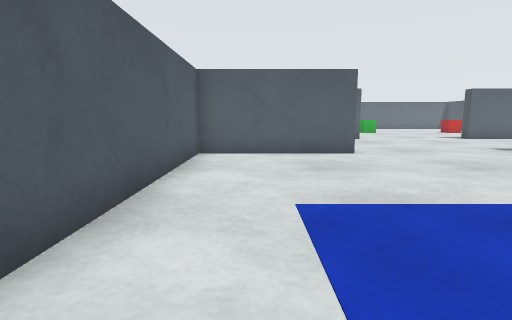
[1] (above)

16 first-person views from a walk through a world built for the Gazebo simulator. The camera is 0.22 m above the floor, tilts 8° down and sees 80° across. The floor is counted in squares, 0.2 m on a side. Each view is taken from the middle of a square. On the plan, view 1 faces up. The plan holds only what a view shows up to about 13 squares ahead; the rest is blank.

[2]
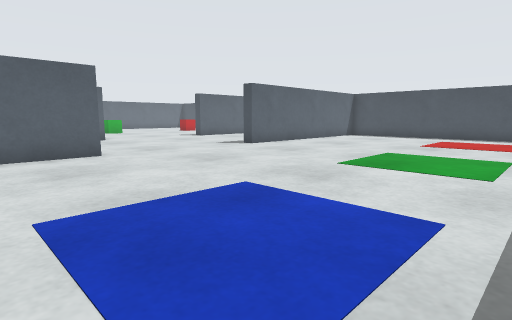

[3]
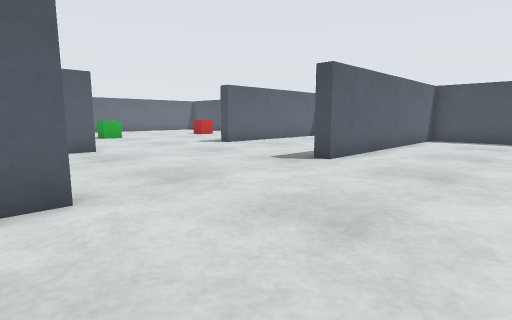

[4]
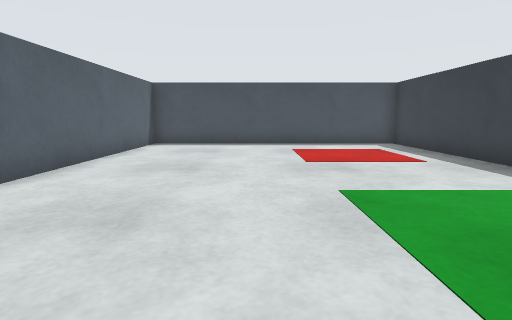

[5]
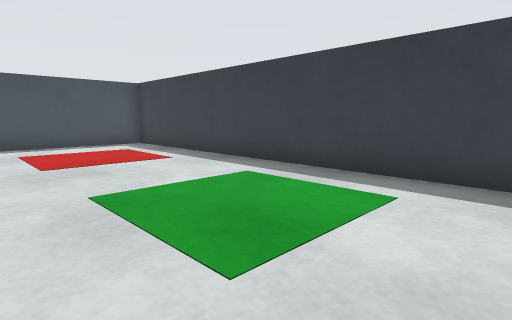

[6]
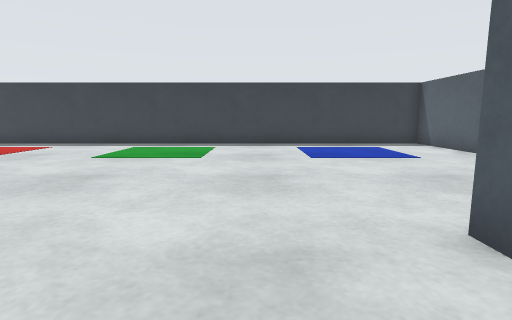

[7]
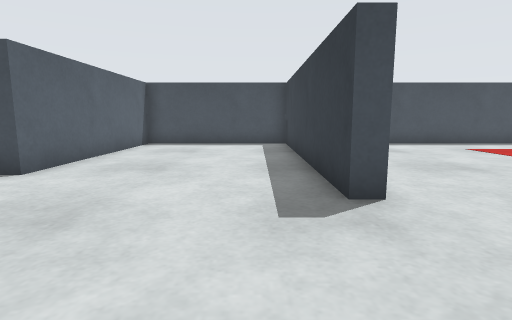

[8]
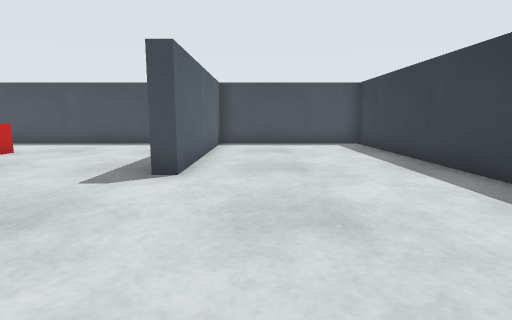

[9]
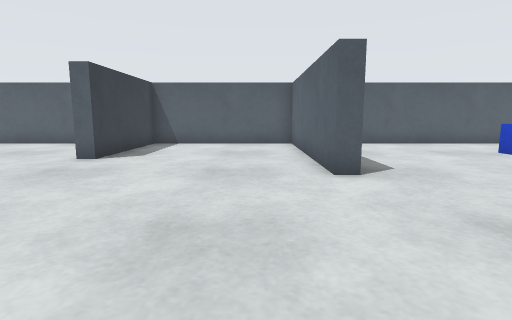

[10]
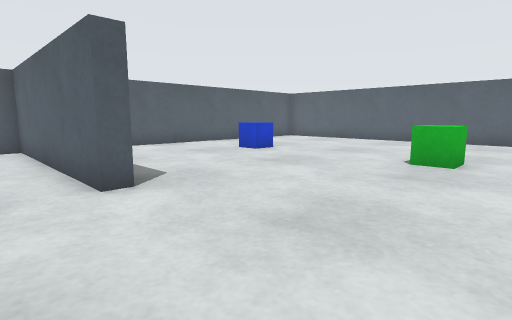

[11]
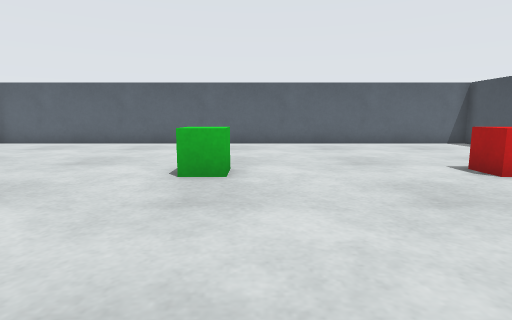

[12]
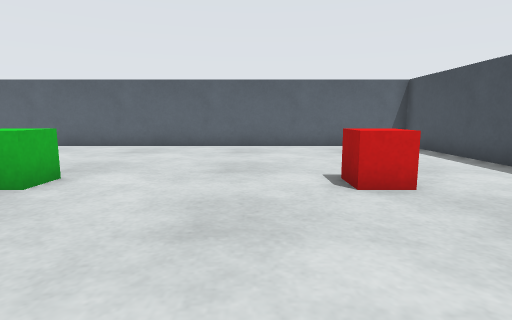

[13]
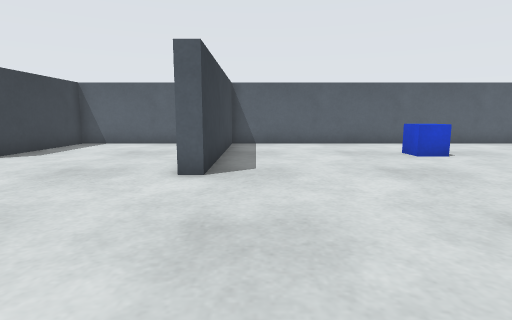

[14]
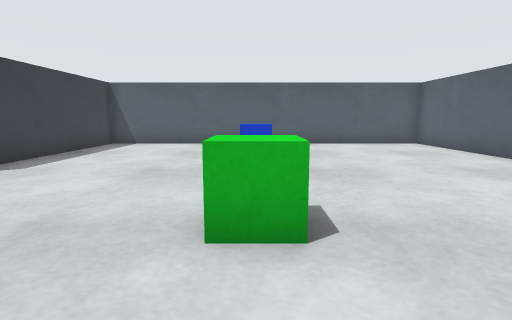

[15]
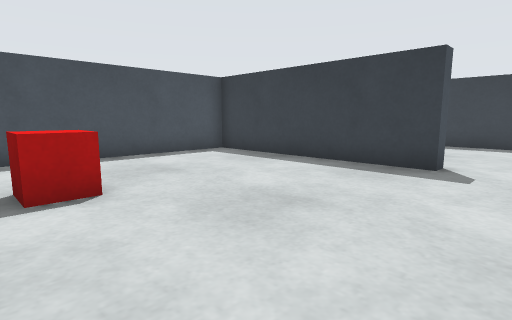

[16]
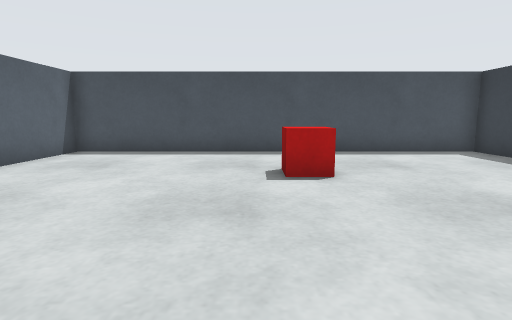

### Floor plan
Ten units are one square. View 1 is at (0, 0); x grows to the right and y downward. Boxes are objects, and circles mark ways between rooms. Rooms are numbered by the first view taken in them; rooms with no view inside come last. Other rooms are left out.
<svg viewBox="-22 -293 204 306">
<path fill="none" stroke="#000" d="M30 -92 -17 -92 -17 8 177 8 177 -92 90 -92M90 -92 90 -97 177 -97 177 -155 107 -155 107 -160M53 -160 53 -155 -17 -155 -17 -97 30 -97 30 -92M107 -160 177 -160 177 -288 -17 -288 -17 -160 53 -160"/>
<rect x="15" y="-225" width="10" height="10" fill="#bbb"><title>blue box</title></rect>
<rect x="75" y="-225" width="10" height="10" fill="#bbb"><title>green box</title></rect>
<rect x="135" y="-225" width="10" height="10" fill="#bbb"><title>red box</title></rect>
<circle cx="60" cy="-95" r="3" fill="#2a7"/>
<circle cx="80" cy="-160" r="3" fill="#2a7"/>
<text x="80" y="-40">1</text>
<text x="80" y="-130">2</text>
<text x="80" y="-230">3</text>
</svg>
Room 1 opens to room 2. Room 2 opens to room 3.

Where each view was taken, in squares from view 1:
view 1: 0 up, 0 right, facing up
view 2: 0 up, 0 right, facing up-right
view 3: 5 up, 2 right, facing up-right
view 4: 5 up, 5 right, facing right
view 5: 5 up, 5 right, facing down-right
view 6: 12 up, 5 right, facing down
view 7: 11 up, 5 right, facing right
view 8: 14 up, 5 right, facing right
view 9: 14 up, 11 right, facing left
view 10: 14 up, 10 right, facing up-left
view 11: 16 up, 9 right, facing up
view 12: 17 up, 12 right, facing up
view 13: 17 up, 11 right, facing left
view 14: 22 up, 11 right, facing left
view 15: 23 up, 9 right, facing down-right
view 16: 23 up, 8 right, facing right
